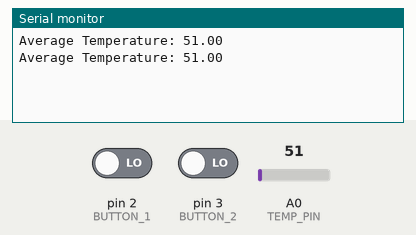
Recording of a sketch running on a simulated Arduino Uno, built with avr-gcc and run on an emulated ATmega328P. Parts: the last lines printed to the serial monitor. The inputs (shaded band) are chosen by the test bench; at power-on: A0 (TEMP_PIN) = 51, pin 2 (BUTTON_1) LOW, pin 3 (BUTTON_2) LOW.

Above: at 1.2 s.
1.3 s: A0 (TEMP_PIN) set to 61
At 1.9 s:
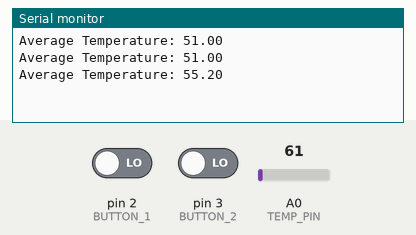
2.8 s: A0 (TEMP_PIN) set to 71
At 3.4 s:
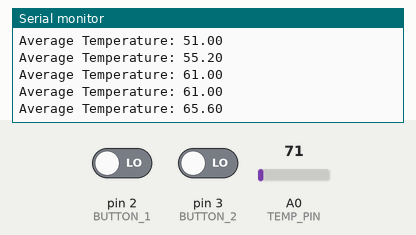
Timing chart, 0 to 5.8 s (numbered marks = the images above; inputs shaded):
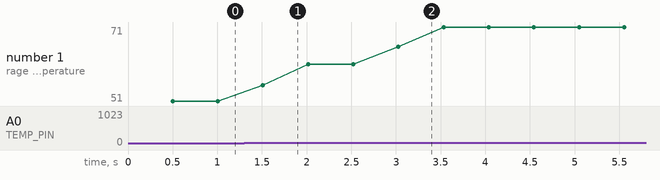

The sketch:

q4_fanController.ino
```cpp
#define TEMP_PIN A0
#define FAN_PIN A1
#define BUTTON_1 2
#define BUTTON_2 3

#define RED_LED 8   // speed 0
#define BLUE_LED 7  // speed 1
#define GREEN_LED 4 // speed 2

#define TIMER_2_COMP_VAL 78
#define ICR1_TOP 64000

#define debug false
#define bitsize 14

#define numSamples 100
#define averagePeriod 5
int gSampleCounter = 0;

int gFanSpeed = 0;
bool gFanState = true;

bool gAverageBool = false;
float gAverageTemp = 0;


struct BinaryQuantized{
  int binary[bitsize] = {0};
  float quantized = 0.0;
};


void setup() {
  Serial.begin(9600);
  attachInterrupt(digitalPinToInterrupt(BUTTON_1), isrOnOff, RISING);
  attachInterrupt(digitalPinToInterrupt(BUTTON_2), isrSpeed, RISING);

  noInterrupts();

  //Timer 1 - for making fan PWM
  // clear the control registers
  TCCR1A = 0;
  TCCR1B = 0;
  // reset the timer
  TCNT1 = 0;
  ICR1 - ICR1_TOP;
  // set the mode to fast pwm
  TCCR1A |= (1<<WGM11);
  TCCR1B |= (1<<WGM12) | (1<<WGM13);
  // set the compare output modes
  TCCR1A |= (1<<COM1A1) | (1<<COM1B1);
  // set the prescale to 1
  TCCR1B |= (1<<CS10);

  // Timer 2 - for counting samples
  // Speed = 16 MHz / 1024
  //reset control registers
  TCCR2A = 0;
  TCCR2B = 0;
  //set output compare register value
  OCR2A = TIMER_2_COMP_VAL;
  // set mode to CTC
  TCCR2A |= (1<<WGM21);
  // set timer prescalar
  TCCR2B |= (1<<CS22) | (1<<CS21) | (1<<CS20);  //1024
  TIMSK2 |= (1<<OCIE2A); //enable interrupt from compare register 2A

  interrupts();

  isrSpeed();


}

void loop() {
  if(gAverageBool){
    gAverageBool = false;
    Serial.print("Average Temperature: ");
    Serial.println(gAverageTemp);
    gAverageTemp = 0;
  }
}

// controls the fan on/off button
void isrOnOff(){
  gFanState = ~gFanState;
  if(gFanState){
    isrSpeed();
  }
  else{

  }
}

// controls the fan speed logic and PWM
void isrSpeed(){
  if(gFanState){
    switch(gFanSpeed){
      case 0:
        gFanSpeed = 1;
        digitalWrite(RED_LED,HIGH);
        digitalWrite(BLUE_LED, LOW);
        digitalWrite(GREEN_LED,LOW);
        break;
      case 1:
        gFanSpeed = 2;
        digitalWrite(RED_LED, LOW);
        digitalWrite(BLUE_LED, HIGH);
        digitalWrite(GREEN_LED,LOW);
        break;
      case 2:
        gFanSpeed = 0;
        digitalWrite(RED_LED, LOW);
        digitalWrite(BLUE_LED, LOW);
        digitalWrite(GREEN_LED,HIGH);
        break;


    }


  }
}

//timer 2 interrupt for collecting samples every 5 ms
ISR(TIMER2_COMPA_vect){
  gSampleCounter++;
  gAverageTemp += analogRead(TEMP_PIN);
  if(gSampleCounter == numSamples){
    gSampleCounter = 0;
    gAverageBool = true;
    gAverageTemp /= numSamples;
  }
}

// SAR 14 converter function
BinaryQuantized SAR14(float Vin, float Vref){
  // function variables
  float thresh;             // fluctuating threshold
  int bitval;               // changing bit value
  BinaryQuantized result;   // data to hold result
  float quantVal;           // changing quantized value

    // initial halfing, setting thresh to Vref
    Vref /= 2;
    thresh = Vref;

    // starting with MSB, for each bit in the output
    for(int count=0; count<bitsize; count++){
      // set the quantized value
      quantVal = Vref;
      // 1/2 the reference voltage
      Vref /= 2;
        // if thresh is greater than vin, lower threshold by vref, set bitval to 0
        if (thresh > Vin){
            bitval = 0;             // set bitVal to 0
            thresh -= Vref;         // subtract thresh from Vref
        }
        // if thresh is less than vin, raise threshold by vref, set bitval to 1
        else{
            bitval = 1;             // set bitVal to 1
            thresh += Vref;         // add Vref to thresh
        }
        result.binary[count] = bitval;       // set the bitVal in bits[count]
        if(bitval==1){
          result.quantized += quantVal;   // approximate what the quantized value would be
        }
    }
    return result;
}
```

Measured:
- after the input at 1.3 s, the serial monitor: prints a new line after 0.21 s (image 1)
- after the input at 2.8 s, the serial monitor: prints a new line after 0.23 s (image 2)
- plotted number 1: 51 → 61 after the input at 1.3 s, 61 → 71 after the input at 2.8 s
